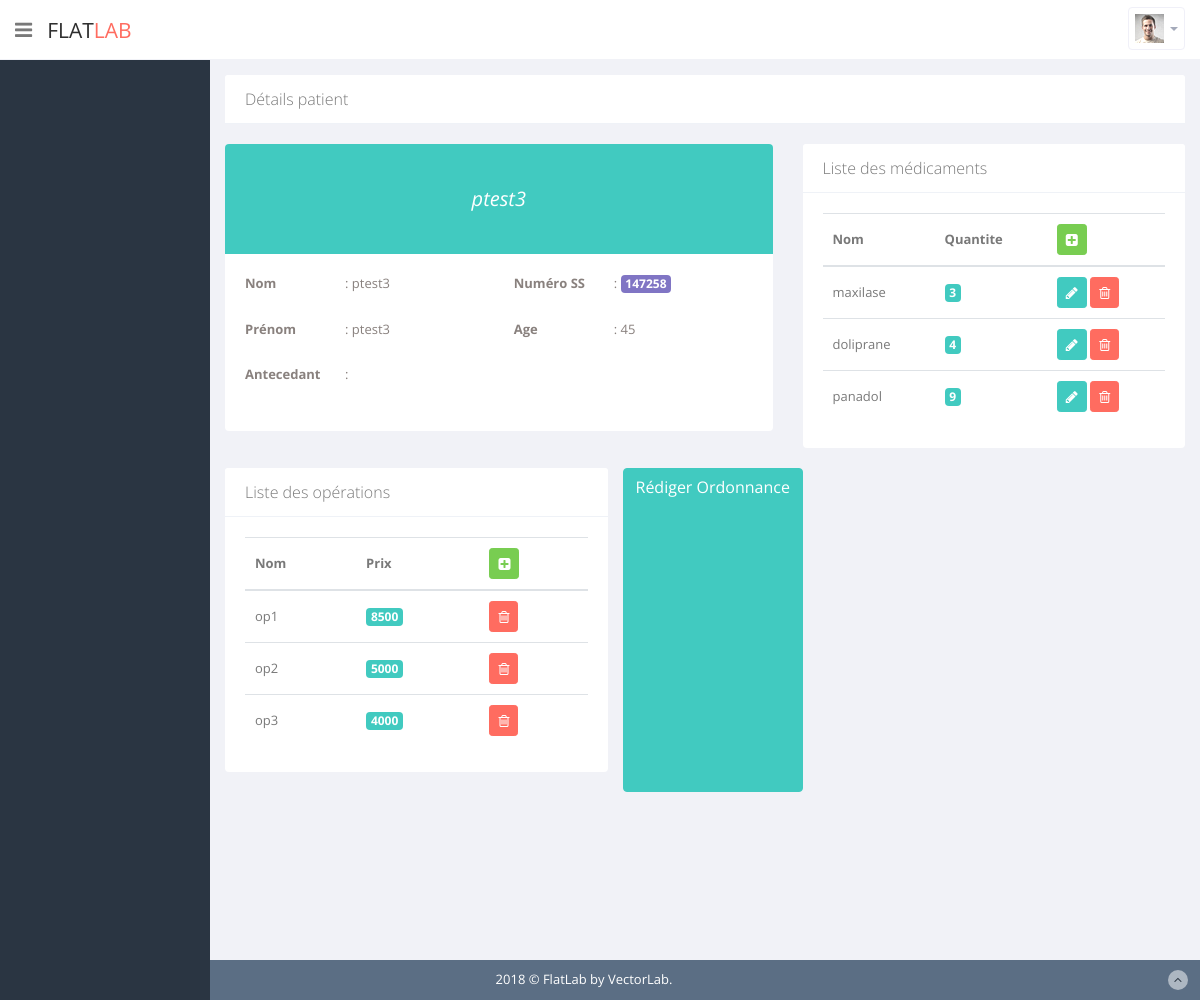
The page /patientinfo.php?id_pat=1 on the database its author committed.
### tables this page shows
CREATE TABLE `patient` (
  `id_pat` int(11) NOT NULL,
  `nom` varchar(42) NOT NULL,
  `prenom` varchar(42) NOT NULL,
  `age` int(11) NOT NULL,
  `antecedant` varchar(42) NOT NULL,
  `numss` int(11) NOT NULL,
  `id_pers` int(11) NOT NULL,
  `id_cham` int(11) DEFAULT NULL,
  `date_entree` date DEFAULT NULL,
  `date_sortie` date DEFAULT NULL
);

CREATE TABLE `patient_med` (
  `id_pat` int(11) NOT NULL,
  `id_med` int(11) NOT NULL,
  `quantite` int(11) NOT NULL
);

CREATE TABLE `medicament` (
  `id_med` int(11) NOT NULL,
  `nom` varchar(45) NOT NULL,
  `stock` int(11) NOT NULL,
  `prix` int(11) DEFAULT NULL
);

CREATE TABLE `operation` (
  `id_op` int(11) NOT NULL,
  `nom` varchar(50) NOT NULL,
  `prix` int(11) NOT NULL
);

### patientinfo.php (the view)
<?php include "header.php" ?>
<?php require('connexion.php');
  $medicaments=$pdo->query("SELECT B.*,quantite FROM patient_med A,medicament B WHERE A.id_med= B.id_med AND id_pat='".$_GET['id_pat']."'");
  $patient=$pdo->query("SELECT * FROM patient WHERE id_pat='".$_GET['id_pat']."'")->fetch();
  $operations=$pdo->query("SELECT B.* FROM patient_op A,operation B WHERE A.id_op= B.id_op AND id_pat='".$_GET['id_pat']."'");
?>
      <section id="main-content">
          <section class="wrapper site-min-height">
              <section class="card">
                  <header class="card-header">
                      Détails patient
                  </header>
              </section>
              <div class="row">
                  <div class="col-md-7">
                      <section class="card">
                          <div class="bio-graph-heading project-heading">
                              <strong> <?= $patient['nom'] ?> </strong>
                          </div>
                          <div class="card-body bio-graph-info">
                              <div class="row p-details">
                                  <div class="bio-row">
                                      <p><span class="bold">Nom </span>: <?= $patient['nom'] ?></p>
                                  </div>
                                  <div class="bio-row">
                                      <p><span class="bold">Numéro SS </span>: <span class="badge badge-primary"><?= $patient['numss'] ?></span></p>
                                  </div>
                                  <div class="bio-row">
                                      <p><span class="bold">Prénom </span>: <?= $patient['prenom'] ?></p>
                                  </div>
                                  <div class="bio-row">
                                      <p><span class="bold">Age</span>: <?= $patient['age'] ?></p>
                                  </div>
                                  <div class="bio-row">
                                      <p><span class="bold">Antecedant </span>: <?= $patient['antecedant'] ?></p>
                                  </div>
                              </div>
                          </div>
                      </section>
                  </div>
                  <div class="col-md-5">
                      <section class="card">
                        <header class="card-header">
                          Liste des médicaments
                        </header>
                        <div class="card-body">
                            <table class="table table-hover p-table">
                          <thead>
                          <tr>
                              <th>Nom</th>
                              <th>Quantite</th>
                              <th><button class="btn btn-success btn-sm"><a href="ajoutmed.php?id_pat=<?= $_GET['id_pat'] ?>" style="color: #fff"><i class="fa fa-plus-square"></i></a></button></th>
                          </tr>
                          </thead>
                          <tbody>
                            <?php foreach ($medicaments as $medicament): ?>
                                  <tr  class="gradeX" id="<?= $medicament['id_med'] ?>">
                                      <td>
                                          <?= $medicament['nom'] ?>
                                      </td>
                                      <td>
                                          <span class="badge badge-info"><?= $medicament['quantite'] ?></span>
                                      </td>
                                      <td>
                                      <button class="btn btn-primary btn-sm"><a href="modifiermed.php?id_med=<?= $medicament['id_med'] ?>&id_pat=<?= $_GET['id_pat'] ?>" style="color: #fff"><i class="fa fa-pencil"></i></a></button>
                                      <button class="btn btn-danger btn-sm"><a href="deletemed.php?id_med=<?= $medicament['id_med'] ?>&id_pat=<?= $_GET['id_pat'] ?>" style="color: #fff"><i class="fa fa-trash-o "></i></a></button>
                                  </td>
                                  </tr>
                            <?php endforeach; ?>
                          </tbody>
                          </table>
                        </div>
                      </section>
                  </div>
                  <div class="col-md-5">
                      <section class="card">
                        <header class="card-header">
                          Liste des opérations
                        </header>
                        <div class="card-body">
                            <table class="table table-hover p-table">
                          <thead>
                          <tr>
                              <th>Nom</th>
                              <th>Prix</th>
                              <th><button class="btn btn-success btn-sm"><a href="ajoutop.php?id_pat=<?= $_GET['id_pat'] ?>" style="color: #fff"><i class="fa fa-plus-square"></i></a></button></th>
                          </tr>
                          </thead>
                          <tbody>
                            <?php foreach ($operations as $operation): ?>
                                  <tr class="gradeX" id="<?= $operation['id_op'] ?>">
                                      <td>
                                          <?= $operation['nom'] ?>
                                      </td>
                                      <td>
                                          <span class="badge badge-info"><?= $operation['prix'] ?></span>
                                      </td>
                                      <td>
                                      <button class="btn btn-danger btn-sm"><a href="deleteop.php?id_op=<?= $operation['id_op'] ?>&id_pat=<?= $_GET['id_pat'] ?>" style="color: #fff"><i class="fa fa-trash-o "></i></a></button>
                                  </td>
                                  </tr>
                            <?php endforeach; ?>
                          </tbody>
                          </table>
                        </div>
                      </section>
                  </div>
                  <a href="ordpdf.php?id_pat=<?= $_GET['id_pat'] ?>" class="btn btn-primary" target="_blank">Rédiger Ordonnance</a>
              </div>
          </section>
      </section>
<?php include "footer.php" ?>

### rows shown on the page
patient: nom "ptest3", numss "147258", prenom "ptest3", age "45"
patient_med: id_med.nom "maxilase", quantite "3"
patient_med: id_med.nom "doliprane", quantite "4"
patient_med: id_med.nom "panadol", quantite "9"
operation: nom "op1", prix "8500"
operation: nom "op2", prix "5000"
operation: nom "op3", prix "4000"
